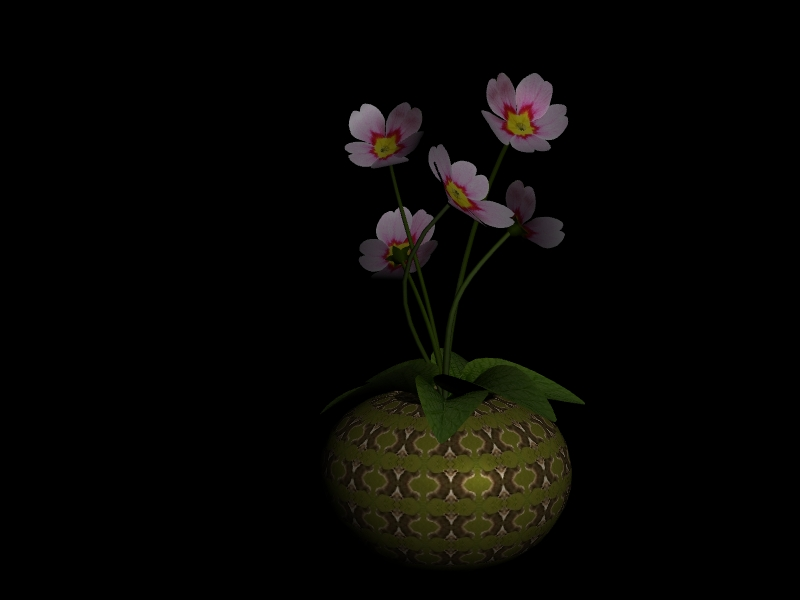
//> input picture Digital image processing/Image processing with Matlab/Stereo image processing/Dist=2/x=-0_1.jpg, 800 x 600 px
$ ./imgprocessing '../Image processing with Matlab/Stereo image processing/Dist=2/x=-0_1.jpg'   (built with g++ and OpenCV 4)
//> lines starting //> are read from the running program, lines starting //| are printed output that depends on the picture
#include "opencv2/imgproc/imgproc.hpp"
#include "opencv2/highgui/highgui.hpp"
#include <stdlib.h>
#include <iostream>
#include <stdio.h>


//documentation https://docs.opencv.org/2.4/doc/tutorials/imgproc/table_of_content_imgproc/table_of_content_imgproc.html
using namespace std;
using namespace cv;

/// Global variables

Mat src, src_gray;
Mat dst, detected_edges;

char* window_name0 = "Original Image";
char* window_name1 = "Grayscale Image";
char* window_name2 = "Image After Histogram Equalization";
char* remap_window1 = "Remap - upside down";
char* remap_window2 = "Remap - reflection in the x direction";
char* window_name4 = "Median Filtered Image";
char* window_name5 = "Gaussian Filtered Image";

int ddepth = CV_16S;
int scale = 1;
int delta = 0;
int kernel_size = 3;
char* window_name6 = "Laplace Demo";

char* window_name7 = "Sobel Demo - Simple Edge Detector";

/// Global Variables
int MAX_KERNEL_LENGTH = 6;


/** @function main */
int main( int argc, char** argv )
{

    if( argc != 2)
    {
     cout <<" Usage: display_image ImageToLoadAndDisplay" << endl;
     return -1;
    }

	// Call the appropriate function in OPENCV to load the image
	src = imread( argv[1] );
//> src is the input picture: 600 rows x 800 cols, CV_8UC3; mean B, G, R 4.1, 6.3, 7.1
	if( !src.data )
	{ return -1; }

	// Create a window called "Original Image" and show original image
	namedWindow( window_name0, CV_WINDOW_AUTOSIZE );
	imshow( window_name0, src );

	// Call the appropriate function in OPENCV to convert the image to grayscale
	cvtColor(src, src_gray, CV_BGR2GRAY); //src_gray=imread( argv[1],0 );

	// Create a window called "Grayscale Image" and show grayscale image
	namedWindow( window_name1, CV_WINDOW_AUTOSIZE );
	imshow( window_name1, src_gray );

	// Apply histogram equalization to the grayscale image
	Mat src_eq;
	equalizeHist(src_gray, src_eq);

	// Create a window called "Image After Histogram Equalization" and show the image after histogram equalization
	namedWindow( window_name2, CV_WINDOW_AUTOSIZE );
	imshow( window_name2, src_eq );

	// Apply remapping; first turn the image upside down and then reflect the image in the x direction
	// For this part, the upside down image and the flipped left image are created as the Mat variables "image_upsidedown" and "image_flippedleft". Also, map_x and map_y are created with the same size as equalized_image:
	Mat image_upsidedown;
	Mat image_flippedleft;

	Mat map_x, map_y;

	image_upsidedown.create( src.size(), src_eq.type() );
	image_flippedleft.create( src.size(), src_eq.type() );

	map_x.create( src.size(), CV_32FC1 );
	map_y.create( src.size(), CV_32FC1 );


	// Apply upside down operation to the image for which histogram equalization is applied.
	for( int j = 0; j < src_eq.rows; j++ )
	{
		for( int i = 0; i < src_eq.cols; i++ )
		{
			map_x.at<float>(j,i) = i ;
			map_y.at<float>(j,i) = src_eq.rows - j ;
		}
	}
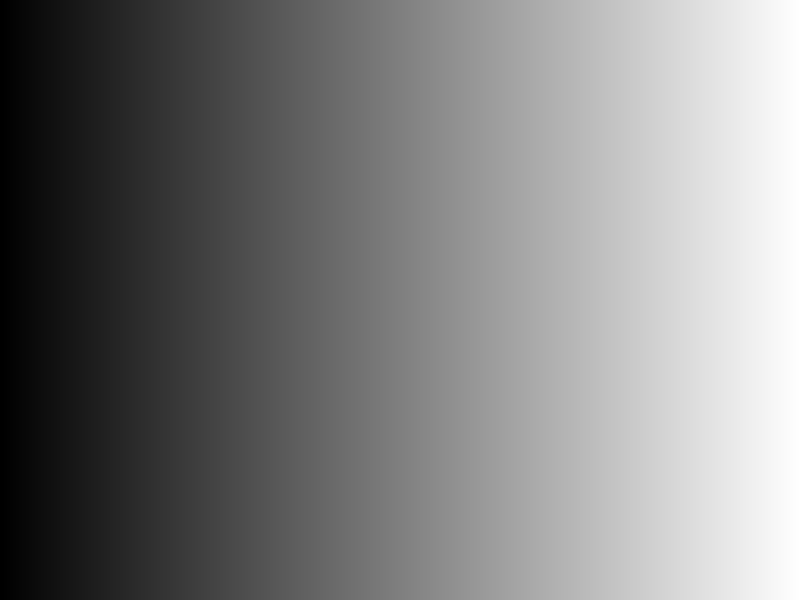
//> map_x: 600 rows x 800 cols, CV_32FC1; min 0, max 799, mean 399.5; drawn with min black and max white
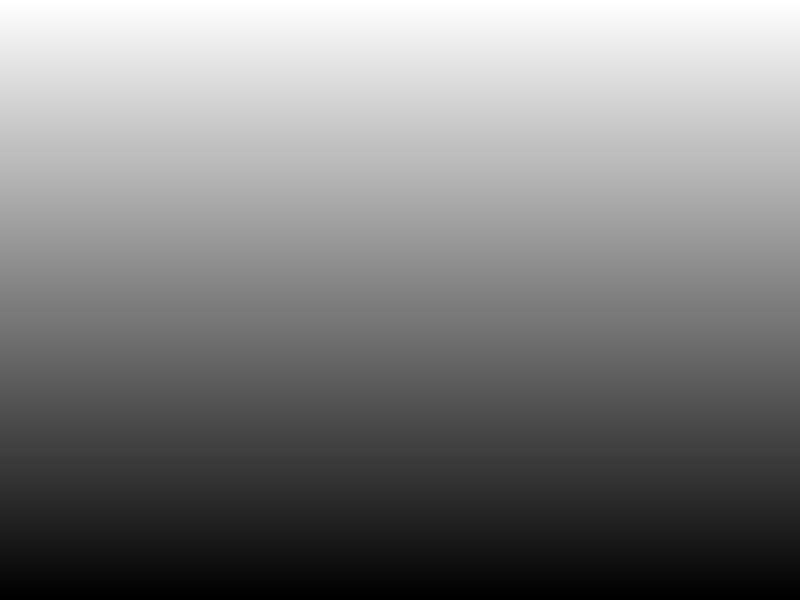
//> map_y: 600 rows x 800 cols, CV_32FC1; min 1, max 600, mean 300.5; drawn with min black and max white
	remap( src_eq, image_upsidedown, map_x, map_y, CV_INTER_LINEAR, BORDER_CONSTANT, Scalar(0,0, 0) );

	// Create a window called "Remap - upside down" and show the image after applying remapping - upside down
	namedWindow( remap_window1, CV_WINDOW_AUTOSIZE );
	imshow( remap_window1, image_upsidedown );


	// Apply reflection in the x direction operation to the image for which histogram equalization is applied.
	for( int j = 0; j < src_eq.rows; j++ )
	{
		for( int i = 0; i < src_eq.cols; i++ )
		{
			map_x.at<float>(j,i) = src_eq.cols - i ;
			map_y.at<float>(j,i) = j ;
		}
	}
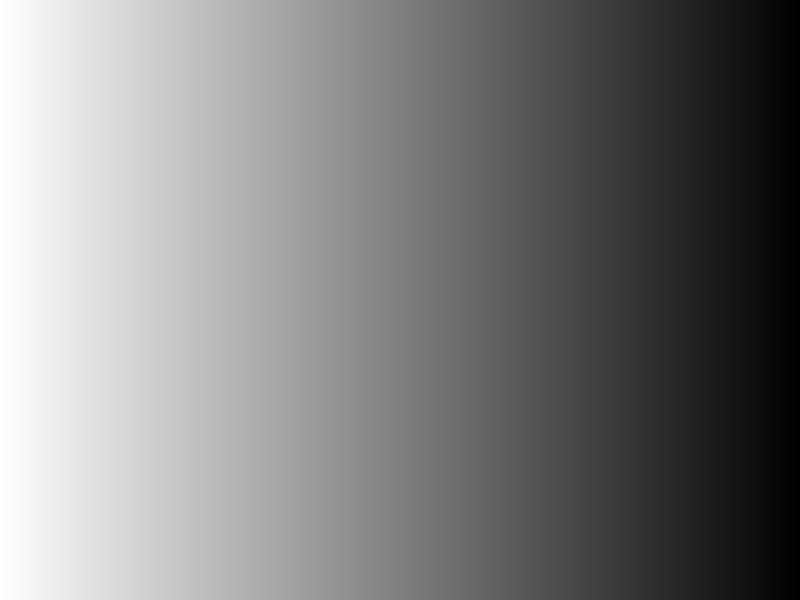
//> map_x: 600 rows x 800 cols, CV_32FC1; min 1, max 800, mean 400.5; drawn with min black and max white
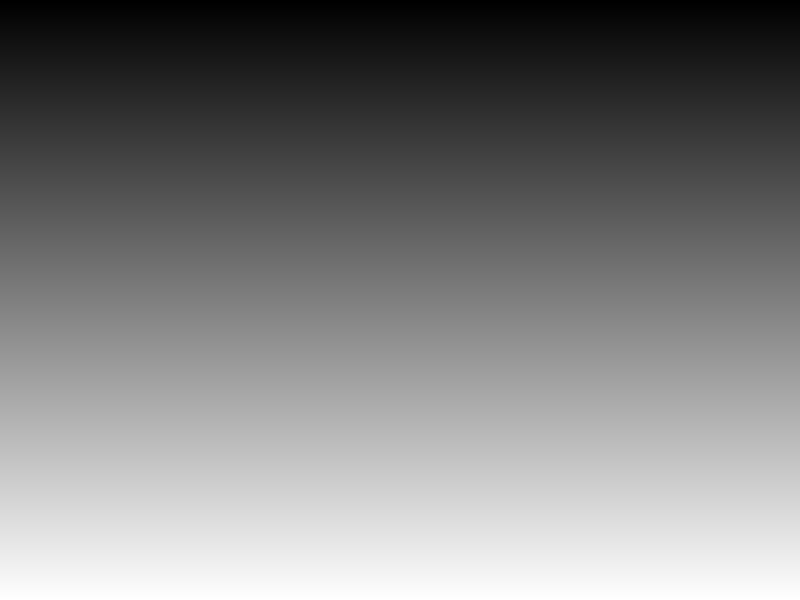
//> map_y: 600 rows x 800 cols, CV_32FC1; min 0, max 599, mean 299.5; drawn with min black and max white
	remap( src_eq, image_flippedleft, map_x, map_y, CV_INTER_LINEAR, BORDER_CONSTANT, Scalar(0,0, 0) );
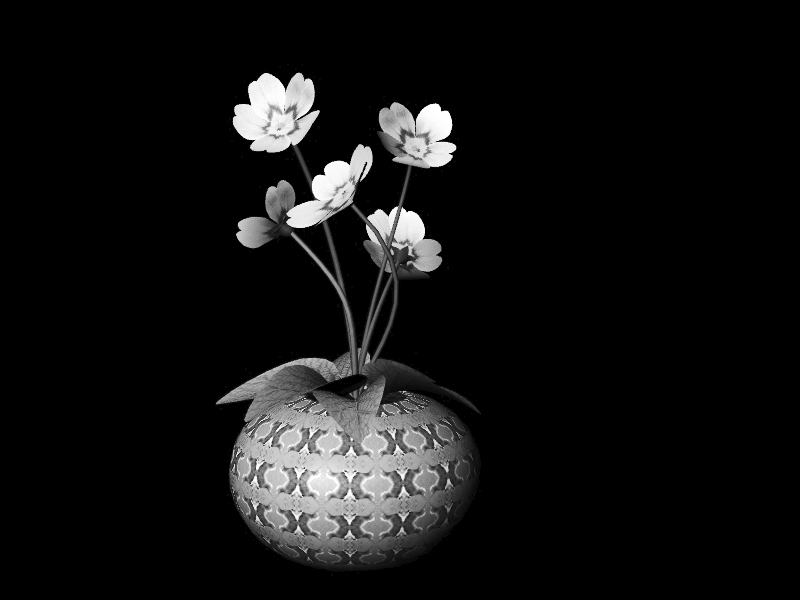
//> image_flippedleft: 600 rows x 800 cols, CV_8UC1; min 0, max 255, mean 18.1

	// Create a window called "Remap - reflection in the x direction" and show the image after applying remapping - reflection in the x direction

	namedWindow( remap_window2, CV_WINDOW_AUTOSIZE );
	imshow( remap_window2, image_flippedleft );

	// Apply Median Filter to the Image for which histogram equalization is applied
	Mat img_median;
	medianBlur(src_eq, img_median, MAX_KERNEL_LENGTH-1);

	// Create a window called "Median Filtered Image" and show the image after applying median filtering
	namedWindow( window_name4, CV_WINDOW_AUTOSIZE );
	imshow( window_name4, img_median );

    // Remove noise from the image for which histogram equalization is applied by blurring with a Gaussian filter
	Mat img_gaussian;
	GaussianBlur(src_eq,img_gaussian, Size(3,3), 0,0);

	// Create a window called "Gaussian Filtered Image" and show the image after applying Gaussian filtering
	namedWindow( window_name5, CV_WINDOW_AUTOSIZE );
	imshow( window_name5, img_gaussian );

	/// Apply Laplace function to compute the edge image using the Laplace Operator
	Mat img_laplacian, img_laplacian_abs;
	Laplacian(img_gaussian,img_laplacian,ddepth,kernel_size,scale,delta);
	convertScaleAbs( img_laplacian, img_laplacian_abs );

    /// Create window called "Laplace Demo" and show the edge image after applying Laplace Operator
	namedWindow( window_name6, CV_WINDOW_AUTOSIZE );
	imshow( window_name6, img_laplacian_abs);


	// Apply Sobel Edge Detection
	/// Appropriate variables grad, grad_x and grad_y, abs_grad_x and abs_grad_y are generated
	Mat grad;
	Mat grad_x, grad_y;
	Mat abs_grad_x, abs_grad_y;

	/// Compute Gradient X
	Sobel( img_gaussian, grad_x, ddepth, 1, 0, kernel_size, scale, delta, BORDER_DEFAULT );
	convertScaleAbs( grad_x, abs_grad_x );

	/// Compute Gradient Y
	Sobel( img_gaussian, grad_y, ddepth, 0, 1, kernel_size, scale, delta, BORDER_DEFAULT );
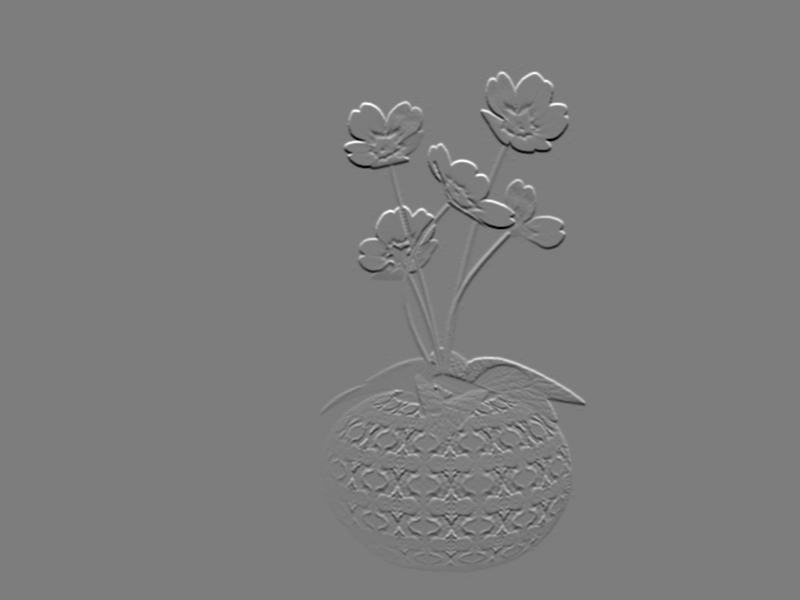
//> grad_y: 600 rows x 800 cols, CV_16SC1; min -732, max 760, mean 0; drawn with min black and max white
	convertScaleAbs( grad_y, abs_grad_y );

	/// Compute Total Gradient (approximate)
	addWeighted( abs_grad_x, 0.5, abs_grad_y, 0.5, 0, grad );
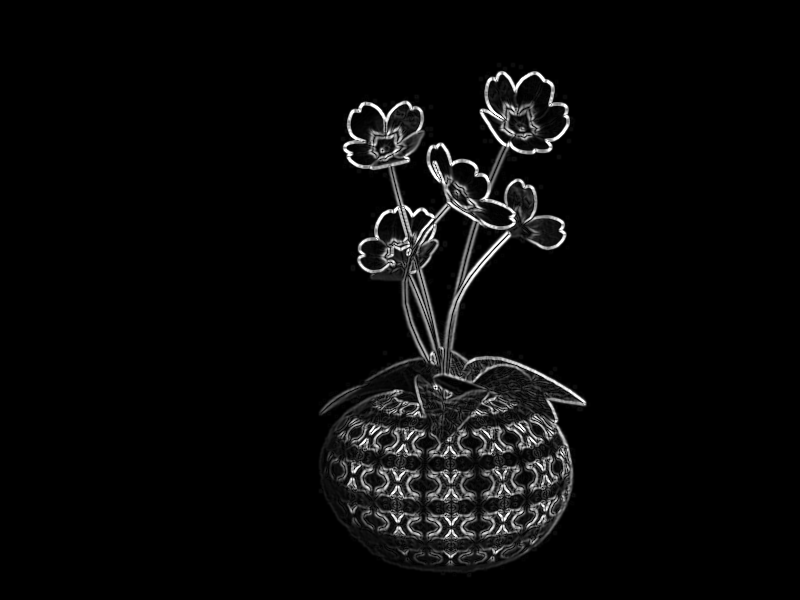
//> grad: 600 rows x 800 cols, CV_8UC1; min 0, max 255, mean 9.4

	/// Create window called "Sobel Demo - Simple Edge Detector" and show Sobel edge detected image
	namedWindow( window_name7, CV_WINDOW_AUTOSIZE );
	imshow( window_name7, grad);


	/// Wait until user exit program by pressing a key
	waitKey(0);

	return 0;
  }

$ run again, on Digital image processing/Image processing with Matlab/Stereo image processing/Dist=2/x=0_1.jpg
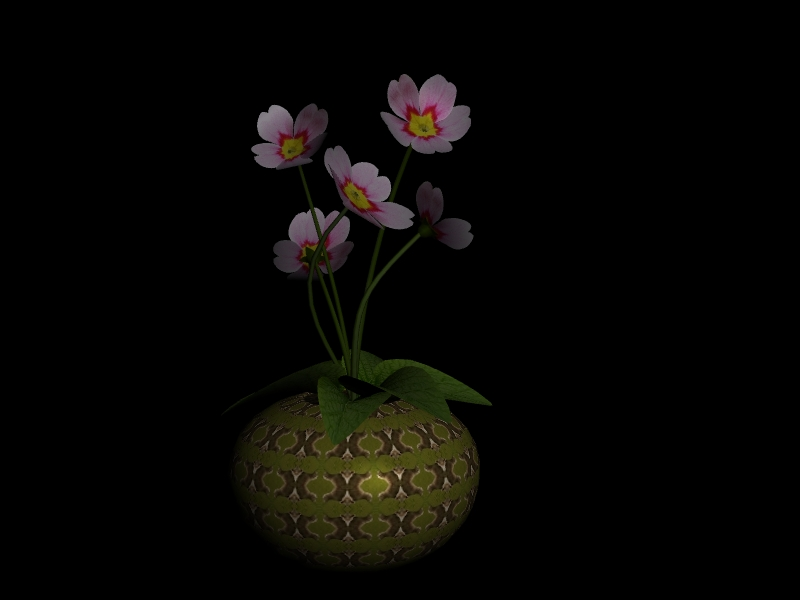
//> input picture Digital image processing/Image processing with Matlab/Stereo image processing/Dist=2/x=0_1.jpg, 800 x 600 px
//> src is the input picture: 600 rows x 800 cols, CV_8UC3; mean B, G, R 4.2, 6.5, 7.3
//> `Sobel( img_gaussian, grad_y, ddepth, 0, 1, kernel_size, scale, delta, ..`:
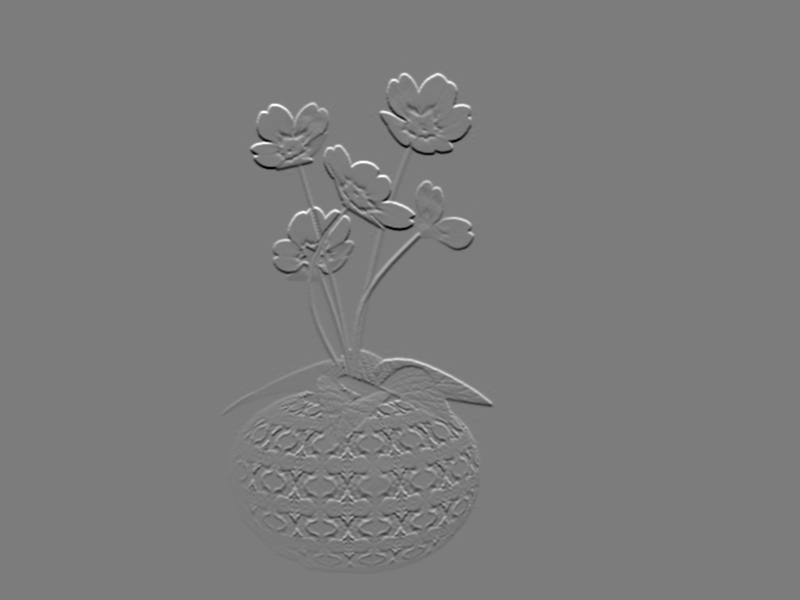
//> grad_y: 600 rows x 800 cols, CV_16SC1; min -728, max 761, mean 0; drawn with min black and max white
//> `addWeighted( abs_grad_x, 0.5, abs_grad_y, 0.5, 0, grad );`:
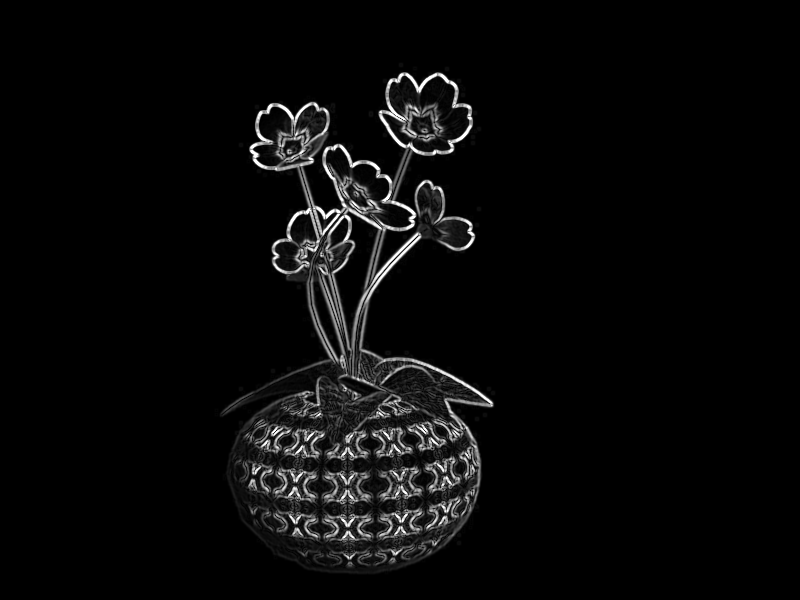
//> grad: 600 rows x 800 cols, CV_8UC1; min 0, max 255, mean 9.5

$ run again, on Digital image processing/Image processing with Matlab/Stereo image processing/Dist=2/x=0_4.jpg
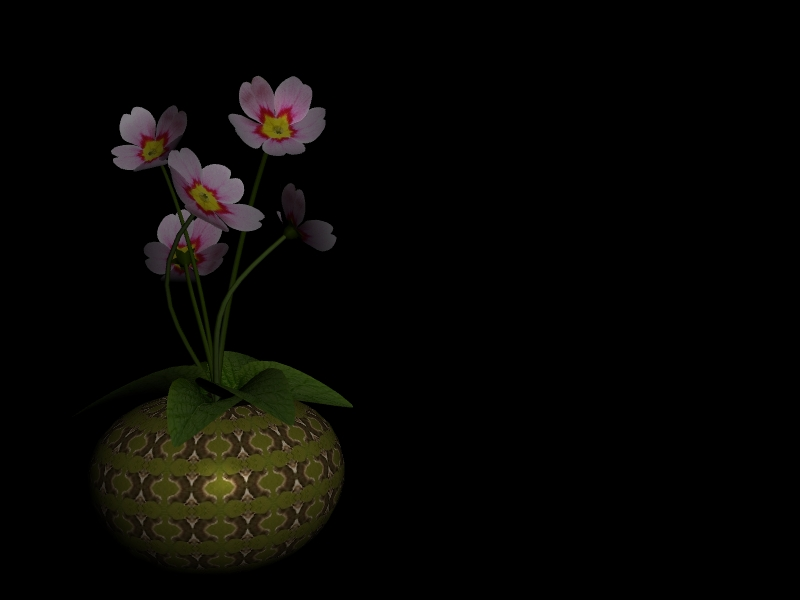
//> input picture Digital image processing/Image processing with Matlab/Stereo image processing/Dist=2/x=0_4.jpg, 800 x 600 px
//> src is the input picture: 600 rows x 800 cols, CV_8UC3; mean B, G, R 4.3, 6.7, 7.5
//> `Sobel( img_gaussian, grad_y, ddepth, 0, 1, kernel_size, scale, delta, ..`:
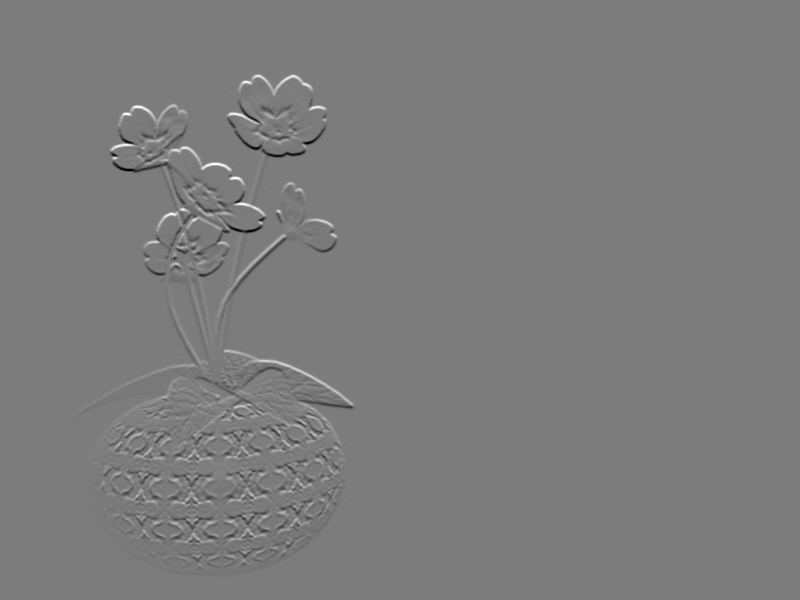
//> grad_y: 600 rows x 800 cols, CV_16SC1; min -723, max 760, mean 0; drawn with min black and max white
//> `addWeighted( abs_grad_x, 0.5, abs_grad_y, 0.5, 0, grad );`:
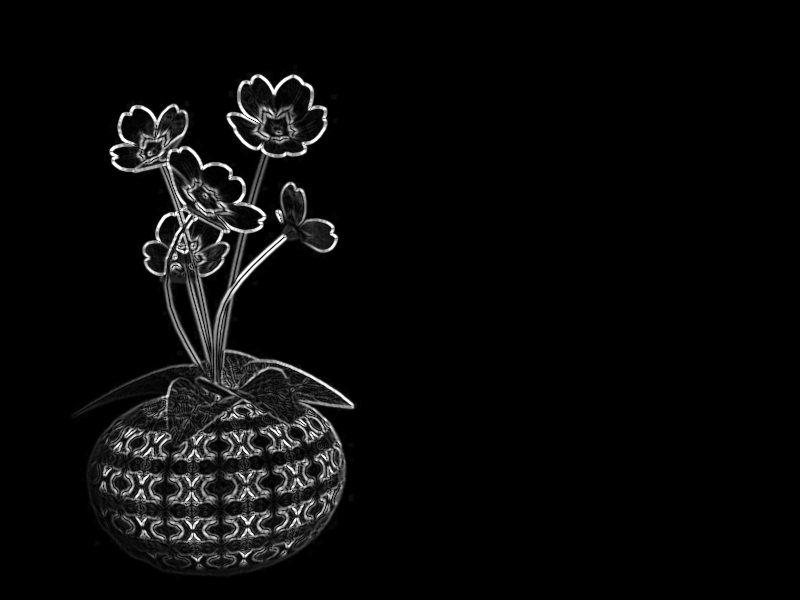
//> grad: 600 rows x 800 cols, CV_8UC1; min 0, max 255, mean 9.6
